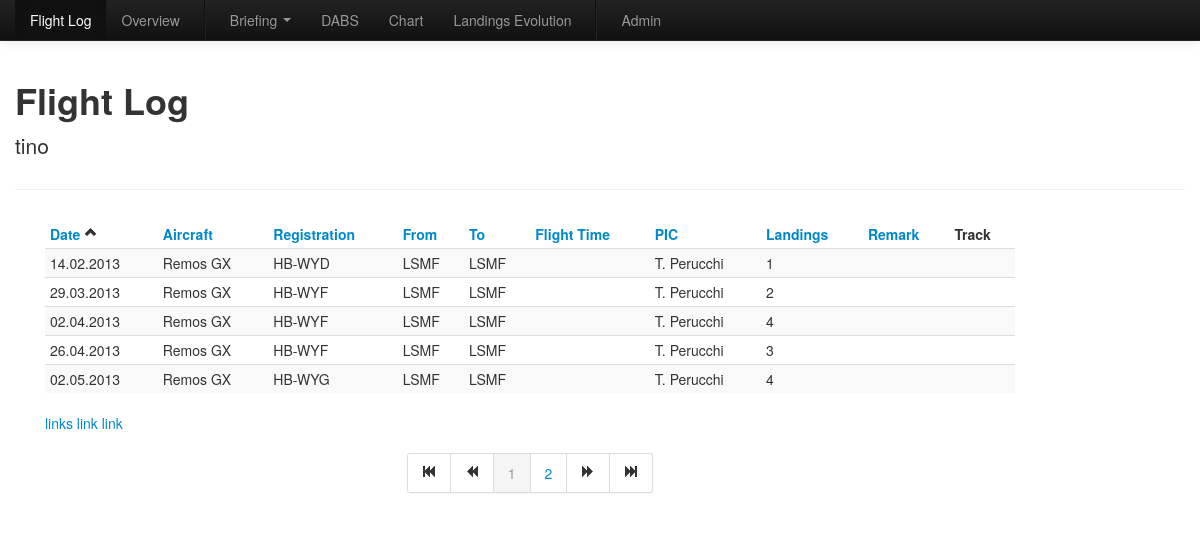
Screenshot of /flightlog.html?sort=aircraft__model (signed in) with the database file from the repository.
### flightlog/models.py (models this page shows, shortened)
class Flight(models.Model):
    OPERATION = (('se','Single Engine'),
                 ('me','Multiple Engine'))
    FUNCTION = (('pic','PIC'),
                ('copi','Copi'),
                ('dual','Dual'),
                ('instructor','Instructor'))
    owner = models.ForeignKey(User,related_name='flights')
    aircraft = models.ForeignKey(Aircraft, related_name='flights')
    date = models.DateField(default=datetime.now)
    fromAirport = models.CharField(max_length=4, verbose_name='from', default='LSMF')
    toAirport = models.CharField(max_length=4, verbose_name='to', default='LSMF')
    departure_time = models.TimeField()
    arrival_time = models.TimeField()
    operation = models.CharField(max_length=20, choices=OPERATION, default='se')
    pic = models.ForeignKey(Pilot, related_name='flights')
    landings = models.PositiveIntegerField(default=1)
    night = models.BooleanField(default=False)
    ifr = models.BooleanField(default=False)
    function = models.CharField(max_length=20, choices=FUNCTION, default='pic')
    remark = models.TextField(blank=True)
    gpsdata = models.FileField(upload_to='documents/%Y/%m/%d/%H/%M/%S/', blank=True)
    def flightTime(self):
        start = self.departure_time
        end = self.arrival_time
        startdelta=timedelta(hours=start.hour,minutes=start.minute,seconds=start.second)
        enddelta=timedelta(hours=end.hour,minutes=end.minute,seconds=end.second)
        d =(enddelta-startdelta)
        return int(d.total_seconds())
    def flightTimeFormatted(self):
        return utilities.flightTimeFormatted(self.flightTime())

class Aircraft(models.Model):
    MODELS = (('remosGx', 'Remos GX'),
              ('ch60', 'CH 60'))
    REGISTRATIONS = (('hbwyd','HB-WYD'),
                     ('hbwyf','HB-WYF'),
                     ('hbwyg','HB-WYG'),
                     ('hbykm','HB-YKM'))
    owner = models.ForeignKey(User, related_name='aircrafts')
    model = models.CharField(max_length=10, choices=MODELS)
    registration = models.CharField(max_length=6, choices=REGISTRATIONS)

class Pilot(models.Model):
    owner = models.ForeignKey(User, related_name='pilots')
    name = models.CharField(max_length=15)
    lastName = models.CharField(max_length=15)
    def __unicode__(self):
        return self.name[0] + ". " +self.lastName

### flightlog/views.py (the view)
# urls.py: url(r'^overview/(?P<year>\d+)/', 'flightlog.views.overview'),
@login_required
def flightlog(request):
    user_profile = request.user.account
    expireData = user_profile.expireData
    print expireData
    sort = request.GET.get('sort')
    page = request.GET.get('page')
    if sort is None:
        sort = 'date'
    sortBySuffix = '&sort=%s' % sort
    flights = M.Flight.objects.filter(owner=request.user)
    if page is None:
        toggleSort(sort)
    if sort == 'flight_time':
        if headers['flight_time'] == "des":
            flights = sorted(flights, key=lambda a: a.flightTime(), reverse=True)
        else:
            flights = sorted(flights, key=lambda a: a.flightTime())
    else:
        flights = flights.order_by(sort)
        if headers[sort] == "des":
            flights = flights.reverse()
    paginator = Paginator(flights, 5)
    page = request.GET.get('page')
    try:
        gamesPage = paginator.page(page)
    except PageNotAnInteger:
        gamesPage = paginator.page(1)
    except EmptyPage:
        gamesPage = paginator.page(1) #paginator.num_pages)
    finally:
        HALF_RANGE = 5
        RANGE_SIZE = 2*HALF_RANGE + 1
        minPage = max(1, min(gamesPage.number - HALF_RANGE, paginator.num_pages - RANGE_SIZE + 1))
        maxPage = min(max(gamesPage.number + HALF_RANGE, RANGE_SIZE), paginator.num_pages)
        displayedPages = range(minPage, maxPage+1)
    return django.shortcuts.render(request,
                                   'flightlog/flightlog.html',
                                   {'games_list' : gamesPage,
                                   'sorted_by_suffix' : sortBySuffix,
                                   'displayed_pages' : displayedPages,
                                   'flights': flights})

### flightlog/views.py (called while the page is built)
def toggleSort(sort):
    if headers[sort] == "des":
        headers[sort] = "asc"
    else:
        headers[sort] = "des"

### templates/flightlog/flightlog.html (shortened to what this page needs)
{% extends "flightlog/base.html" %}
{% block navigation_log %}class="active"{% endblock %}
{% block content_header %}
<div class="page-header">
	<h1>Flight Log</h1>
    <p class="lead"> {{ user.username}}</p>
</div>
{% endblock %}
{% block content %}
<div class="span10 offset0">
   {% if games_list %}
   <table id="myTable" class="table table-striped table-condensed table-hover">
      <thead>
         <tr>
            <th><a href="flightlog.html?sort=date">Date <i class="icon-chevron-up"></a></th>
            <th><a href="flightlog.html?sort=aircraft__model">Aircraft </a></th>
            <th><a href="flightlog.html?sort=aircraft__registration">Registration </a></th>
            <th><a href="flightlog.html?sort=fromAirport">From</a></th>
            <th><a href="flightlog.html?sort=toAirport">To</a></th>
            <th><a href="flightlog.html?sort=flight_time">Flight Time </a></th>
            <th><a href="flightlog.html?sort=pic">PIC </a></th>
            <th><a href="flightlog.html?sort=landings">Landings </a></th>
            <th><a href="flightlog.html?sort=remark">Remark </a></th>
            <th>Track</th>
         </tr>
      </thead>
      <tbody>
         {% for flight in games_list %}
         <tr>
            <td>{{ flight.date|date:"d.m.Y" }}</i></td>
            <td>{{ flight.aircraft.get_model_display }}</td>
            <td>{{ flight.aircraft.get_registration_display }}</td>
            <td>{{ flight.fromAirport }}</td>
            <td>{{ flight.toAirport }}</td>
            <td>{{ flight.flightTimeFormatted}}</td>
            <td>{{ flight.pic}}</td>
            <td>{{ flight.landings }}</td>
            <td>{% if flight.remark %}<a href="http://maps.google.com/maps/ms?{{ flight.remark }}" target="_blank"><i class="icon-globe"></i></a>{% endif %}</td>
            <td>{% if flight.gpsdata %}<a href="http://maps.google.com?q=127.0.0.1:8000/{{ flight.gpsdata.url }}"><i class="icon-globe"></i></a>{% endif %}</td>
         </tr>
         {% endfor %}
      </tbody>
   </table>
   {% else %}
   {% if date_title %}
   <p>This player did not participate during {{ date_title|lower }}.</p>
   {% else %}
   <p>No games are available for this player.</p>
   {% endif %}
   {% endif %}
   <a mimetype="application/vnd.google-earth.kml+xml" href="http://maps.google.com?q=https://dl.dropboxusercontent.com/u/92724279/VoloLucomagnoGE.kml"> links</a>
    <a mimetype="application/vnd.google-earth.kml+xml" href="https://maps.google.com/maps/ms?msa=0&msid=217968750089339292076.0004db9b4f5935a9169df" target="_blank"> link</a>
   <a mimetype="application/vnd.google-earth.kml+xml" href="https://sites.google.com/site/testxx1212/list/Volo%20Lucomagno%20GE.kml?attredirects=0&d=1"> link</a>
   {% if games_list.paginator.num_pages > 1 %}
    <div class="pagination pagination-centered">
    <ul>
    {% if games_list.has_previous %}
    <li><a href="flightlog.html?page=1{{ sorted_by_suffix }}"><i class="icon-fast-backward"></i></a></li>
    <li><a href="flightlog.html?page={{ games_list.previous_page_number }}{{ sorted_by_suffix }}""><i class="icon-backward"></i></a></li>
    {% else %}
    <li class="disabled"><a href="flightlog.html?page={{ games_list.number }}{{ sorted_by_suffix }}""><i class="icon-fast-backward"></i></a></li>
    <li class="disabled"><a href="flightlog.html?page={{ games_list.number }}{{ sorted_by_suffix }}""><i class="icon-backward"></i></a></li>
    {% endif %}
    {% for page in displayed_pages %}
    {% if page == games_list.number %}
    <li class="active"><a href="flightlog.html?page={{ page }}{{ sorted_by_suffix }}"">{{ page }}</a></li>
    {% else %}
    <li><a href="flightlog.html?page={{ page }}{{ sorted_by_suffix }}"">{{ page }}</a></li>
    {% endif %}
    {% endfor %}
    {% if games_list.has_next %}
    <li><a href="flightlog.html?page={{ games_list.next_page_number }}{{ sorted_by_suffix }}""><i class="icon-forward"></i></a></li>
    <li><a href="flightlog.html?page={{ games_list.paginator.num_pages }}{{ sorted_by_suffix }}""><i class="icon-fast-forward"></i></a></li>
    {% else %}
    <li class="disabled"><a href="flightlog.html?page={{ games_list.number }}{{ sorted_by_suffix }}""><i class="icon-forward"></i></a></li>
    <li class="disabled"><a href="flightlog.html?page={{ games_list.number }}{{ sorted_by_suffix }}""><i class="icon-fast-forward"></i></a></li>
    {% endif %}
    </ul>
    </div>
   {% endif %}
</div>
</div>
{% endblock %}

### rows the page displays
Flight: date "14.02.2013", aircraft.model "Remos GX", aircraft.registration "HB-WYD", fromAirport "LSMF", toAirport "LSMF", pic "T. Perucchi", landings "1"
Flight: date "29.03.2013", aircraft.model "Remos GX", aircraft.registration "HB-WYF", fromAirport "LSMF", toAirport "LSMF", pic "T. Perucchi", landings "2"
Flight: date "02.04.2013", aircraft.model "Remos GX", aircraft.registration "HB-WYF", fromAirport "LSMF", toAirport "LSMF", pic "T. Perucchi", landings "4"
Flight: date "26.04.2013", aircraft.model "Remos GX", aircraft.registration "HB-WYF", fromAirport "LSMF", toAirport "LSMF", pic "T. Perucchi", landings "3"
Flight: date "02.05.2013", aircraft.model "Remos GX", aircraft.registration "HB-WYG", fromAirport "LSMF", toAirport "LSMF", pic "T. Perucchi", landings "4"

### other values shown
{{ user.username }} "tino"
{{ page }} "1"
{{ page }} "2"
